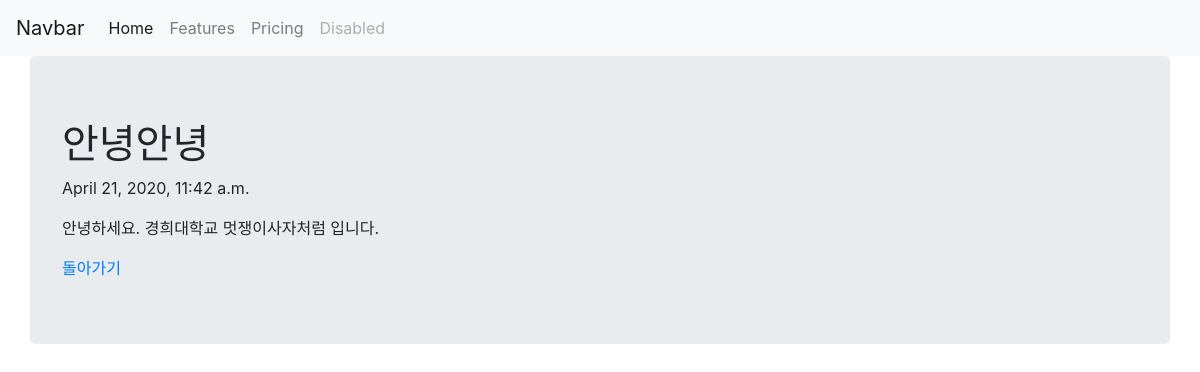
Page /blog/1/ on the committed database.
### blog/models.py (models this page shows, shortened)
class Blog(models.Model):
    title = models.CharField(max_length=200)
    pub_date = models.DateTimeField('date published')
    body = models.TextField()

### blog/views.py (the view)
# urls.py: path('blog/<int:blog_id>/', blog.views.detail, name='detail'),
def detail(request, blog_id):
    blog_detail = get_object_or_404(Blog, pk=blog_id)
    return render(request, 'blog/detail.html',{'blog':blog_detail})

### blog/templates/blog/detail.html (shortened to what this page needs)
<!DOCTYPE html>
<html>
  <head>
    <link rel="stylesheet" href="https://stackpath.bootstrapcdn.com/bootstrap/4.1.3/css/bootstrap.min.css"
>
</head>
  <body>
    <nav class="navbar navbar-expand-lg navbar-light bg-light">
      <a class="navbar-brand" href="#">Navbar</a>
      <div class="collapse navbar-collapse" id="navbarNavAltMarkup">
        <div class="navbar-nav">
          <a class="nav-item nav-link active" href="#">Home <span class="sr-only">(current)</span></a>
          <a class="nav-item nav-link" href="#">Features</a>
          <a class="nav-item nav-link" href="#">Pricing</a>
          <a class="nav-item nav-link disabled" href="#">Disabled</a>
        </div>
      </div>
    </nav>
    <div class="container jumbotron">
        <h1>{{ blog.title }}</h1>
        <p>{{ blog.pub_date }}</p>
        <p>{{ blog.body }}</p>
        <a href="{% url 'home' %}">돌아가기</a>
    </div>
  </body>
</html>

### rows in the picture
Blog: title "안녕안녕", pub_date "April 21, 2020, 11:42 a.m.", body "안녕하세요. 경희대학교 멋쟁이사자처럼 입니다."
